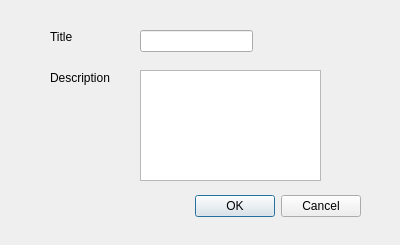
<?xml version="1.0" encoding="UTF-8"?>
<ui version="4.0">
 <class>Dialog</class>
 <widget class="QDialog" name="Dialog">
  <property name="geometry">
   <rect>
    <x>0</x>
    <y>0</y>
    <width>400</width>
    <height>245</height>
   </rect>
  </property>
  <property name="windowTitle">
   <string>Dialog</string>
  </property>
  <widget class="QDialogButtonBox" name="buttonBox">
   <property name="geometry">
    <rect>
     <x>20</x>
     <y>190</y>
     <width>341</width>
     <height>32</height>
    </rect>
   </property>
   <property name="orientation">
    <enum>Qt::Horizontal</enum>
   </property>
   <property name="standardButtons">
    <set>QDialogButtonBox::Cancel|QDialogButtonBox::Ok</set>
   </property>
  </widget>
  <widget class="QLineEdit" name="lineEdit">
   <property name="geometry">
    <rect>
     <x>140</x>
     <y>30</y>
     <width>113</width>
     <height>22</height>
    </rect>
   </property>
  </widget>
  <widget class="QLabel" name="label">
   <property name="geometry">
    <rect>
     <x>50</x>
     <y>30</y>
     <width>59</width>
     <height>14</height>
    </rect>
   </property>
   <property name="text">
    <string>Title</string>
   </property>
  </widget>
  <widget class="QLabel" name="label_2">
   <property name="geometry">
    <rect>
     <x>50</x>
     <y>70</y>
     <width>91</width>
     <height>16</height>
    </rect>
   </property>
   <property name="text">
    <string>Description</string>
   </property>
  </widget>
  <widget class="QTextEdit" name="textEdit">
   <property name="geometry">
    <rect>
     <x>140</x>
     <y>70</y>
     <width>181</width>
     <height>111</height>
    </rect>
   </property>
  </widget>
 </widget>
 <resources/>
 <connections>
  <connection>
   <sender>buttonBox</sender>
   <signal>accepted()</signal>
   <receiver>Dialog</receiver>
   <slot>accept()</slot>
   <hints>
    <hint type="sourcelabel">
     <x>248</x>
     <y>254</y>
    </hint>
    <hint type="destinationlabel">
     <x>157</x>
     <y>274</y>
    </hint>
   </hints>
  </connection>
  <connection>
   <sender>buttonBox</sender>
   <signal>rejected()</signal>
   <receiver>Dialog</receiver>
   <slot>reject()</slot>
   <hints>
    <hint type="sourcelabel">
     <x>316</x>
     <y>260</y>
    </hint>
    <hint type="destinationlabel">
     <x>286</x>
     <y>274</y>
    </hint>
   </hints>
  </connection>
 </connections>
</ui>
